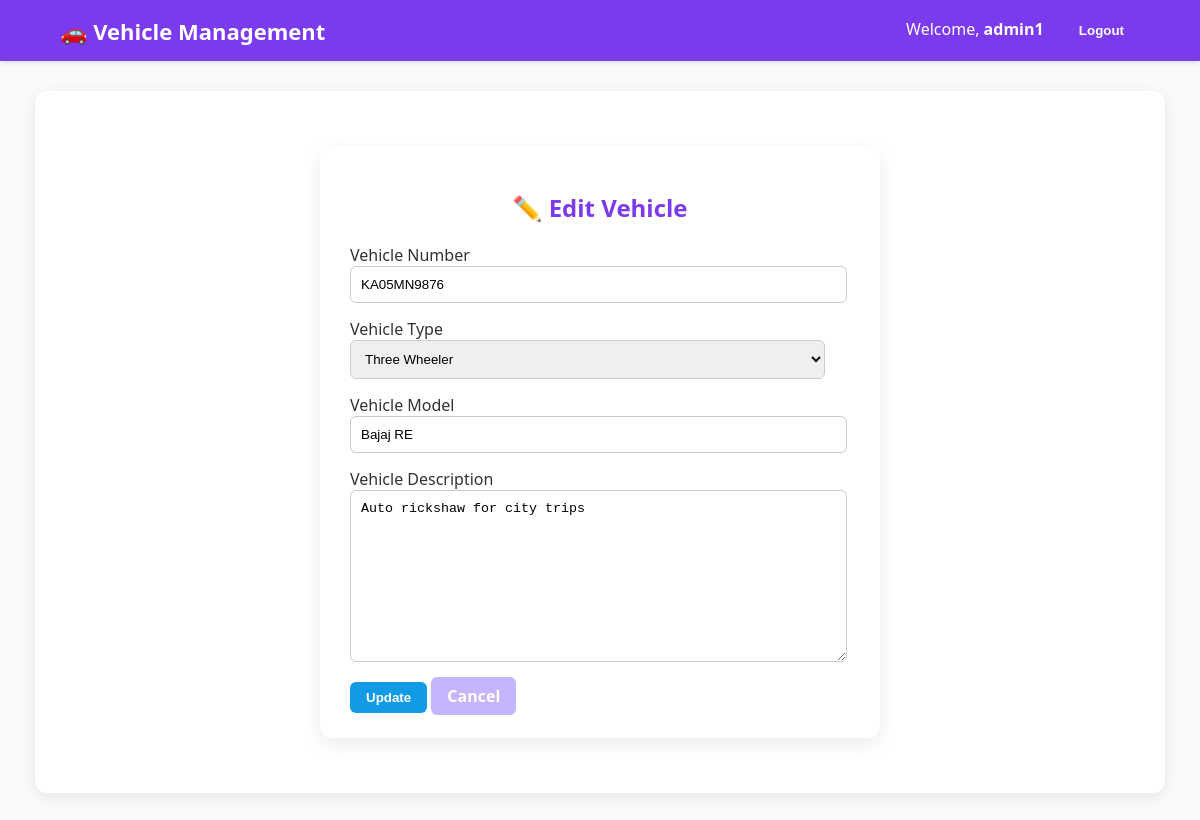
The page /edit/7/ (signed in) on the database its author committed.
### app/models.py (models this page shows, shortened)
class Vehicle(models.Model):
    VEHICLE_TYPE_CHOICES = (
        ('Two Wheeler', 'Two Wheeler'),
        ('Three Wheeler', 'Three Wheeler'),
        ('Four Wheeler', 'Four Wheeler'),
    )
    vehicle_number = models.CharField(max_length=20, unique=True)  # Alpha numeric
    vehicle_type = models.CharField(max_length=20, choices=VEHICLE_TYPE_CHOICES)
    vehicle_model = models.CharField(max_length=100)
    vehicle_description = models.TextField(blank=True)
    created_at = models.DateTimeField(auto_now_add=True)
    updated_at = models.DateTimeField(auto_now=True)

### app/views.py (the view)
# urls.py: path('edit/<int:pk>/', views.vehicle_edit, name='vehicle_edit'),
@user_passes_test(lambda u: is_superadmin(u) or is_admin(u))
def vehicle_edit(request, pk):
    vehicle = get_object_or_404(Vehicle, pk=pk)
    form = VehicleForm(request.POST or None, instance=vehicle)
    if form.is_valid():
        form.save()
        return redirect('vehicle_list')
    return render(request, 'vehicle_form.html', {'form': form})

### app/forms.py
class VehicleForm(forms.ModelForm):
    class Meta:
        model = Vehicle
        fields = ["vehicle_number", "vehicle_type", "vehicle_model", "vehicle_description"]

### app/views.py (called while the page is built)
def is_superadmin(user):
    return user.is_superuser or user.groups.filter(name='Super Admin').exists()

### app/templates/vehicle_form.html (shortened to what this page needs)
{% extends 'base.html' %}
{% block content %}
<div class="form-container">
  <h2>{% if form.instance.pk %}✏️ Edit Vehicle{% else %}➕ Add Vehicle{% endif %}</h2>
  <form method="post">
    <div class="form-fields">
      <label>Vehicle Number</label>
      {{ form.vehicle_number }}
      <label>Vehicle Type</label>
      {{ form.vehicle_type }}
      <label>Vehicle Model</label>
      {{ form.vehicle_model }}
      <label>Vehicle Description</label>
      {{ form.vehicle_description }}
    </div>
    <button type="submit" class="btn-primary">{% if form.instance.pk %}Update{% else %}Add{% endif %}</button>
    <a href="{% url 'vehicle_list' %}" class="btn-cancel">Cancel</a>
  </form>
</div>
{% endblock %}

### app/templates/base.html (shortened to what this page needs)
<!DOCTYPE html>
<html lang="en">
<head>
    {% load static %}
    <link rel="stylesheet" href="{% static 'css/style.css' %}">
</head>
<body>
    <nav class="navbar">
        <div class="container nav-content">
            <h1 class="logo">🚗 Vehicle Management</h1>
            <div>
                {% if user.is_authenticated %}
                    <span class="welcome">Welcome, <strong>{{ user.username }}</strong></span>
                    <form action="{% url 'logout' %}" method="post" style="display:inline;">
                        <button type="submit" class="btn-logout">Logout</button>
                    </form>
                {% else %}
                    <a href="{% url 'login' %}" class="btn-login">Login</a>
                {% endif %}
            </div>
        </div>
    </nav>
    <main class="container content-box">
        {% block content %}
        {% endblock %}
    </main>
</body>
</html>

### app/static/css/style.css (style rules this page uses)
body { margin: 0; font-family: 'Segoe UI', Tahoma, Geneva, Verdana, sans-serif; background-color: #F9FAFB; color: #333; }
.navbar { background-color: #7C3AED; padding: 15px 0; color: #fff; box-shadow: 0 2px 5px rgba(0,0,0,0.1); }
.nav-content { display: flex; justify-content: space-between; align-items: center; width: 90%; margin: auto; }
.logo { margin: 0; font-size: 22px; font-weight: bold; }
.welcome { margin-right: 15px; }
.btn-login, .btn-logout, .btn-primary, .btn-edit, .btn-delete, .btn-cancel { border: none; padding: 8px 16px; border-radius: 6px; font-weight: bold; cursor: pointer; text-decoration: none; }
.btn-login, .btn-logout { background: #7C3AED; color: #fff; padding: 8px 16px; border-radius: 6px; font-weight: bold; cursor: pointer; text-decoration: none; }
.btn-primary { background: #129be5; color: #fff; }
.btn-cancel { background: #C4B5FD; color: #fff; }
.content-box { background: #fff; margin: 30px auto; padding: 25px; border-radius: 12px; box-shadow: 0 4px 15px rgba(0,0,0,0.08); width: 90%; }
.form-container { background: #fff; padding: 25px 30px; border-radius: 12px; box-shadow: 0 6px 20px rgba(0,0,0,0.08); width: 500px; margin: 30px auto; }
.form-container h2 { margin-bottom: 20px; color: #7C3AED; text-align: center; }
.form-container .form-fields input, .form-container .form-fields select, .form-container .form-fields textarea { width: 95%; padding: 10px; margin-bottom: 15px; border-radius: 6px; border: 1px solid #ccc; }

### rows shown on the page
Vehicle: vehicle_number "KA05MN9876", vehicle_type "Three Wheeler", vehicle_model "Bajaj RE", vehicle_description "Auto rickshaw for city trips"

### other values the page prints
{{ user.username }} "admin1"
